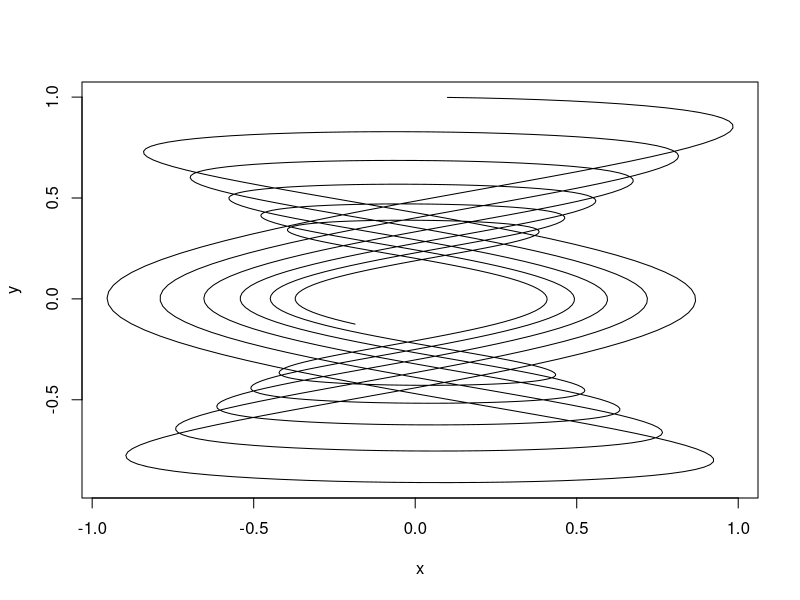
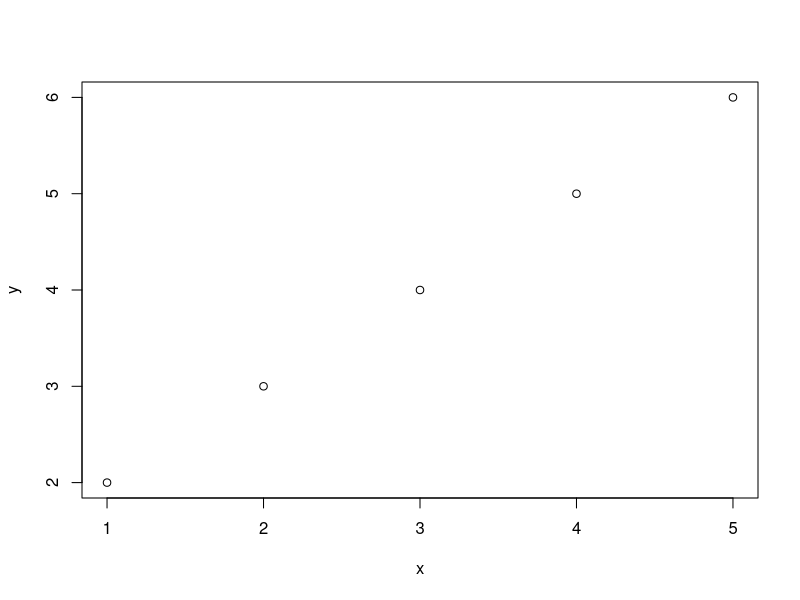

Reproduce these figures in R, in order.
## ---- chunk 1
a <- 1
b <- 2
c <- "c"
x_thingy <- 4
## ---- chunk 2
ls()
x <- x_thingy
rm(x_thingy)
x
ls()
## ---- chunk 3
t <- 1:1000 / 10
x <- sin(t) * exp(t * - 0.01)
y <- sin(pi / 2 + t / 3) * exp(t * -0.01)
plot(x, y, "lines")
## ---- chunk 4
# Assignment of x
x <- 5
x
## ---- chunk 5
sin(x)
exp(x)
factorial(x)
sinx <- sin(x)
## ---- chunk 6
x = 5 # the same as x <- 5
(x = x + 1)
## ---- chunk 7
x <- c(1, 2, 5)
x
x^2
x + 2
## ---- chunk 8
x <- c(1, 2, 5)
for(i in x){
  print(i^2)
}
## ---- chunk 9
for(i in 1:length(x)){
  if(i == 1) x2 <- x[i]^2
  else x2 <- c(x2, x[i]^2)
}
x2
## ---- chunk 10
a <- TRUE
b <- 1:5
c <- pi
d <- "Hello Leeds"
## ---- chunk 11
ab <- c(a, b)
ab
class(ab)
## ---- chunk 12
class(c(a, b))
class(c(a, c))
class(c(b, d))
## ---- chunk 13
x <- 1:5
y <- 2:6
plot(x, y)
## ---- chunk 14
x <- seq(1,2, by = 0.2)
length(x)
x <- seq(1, 2, length.out = 5)
length(x)
